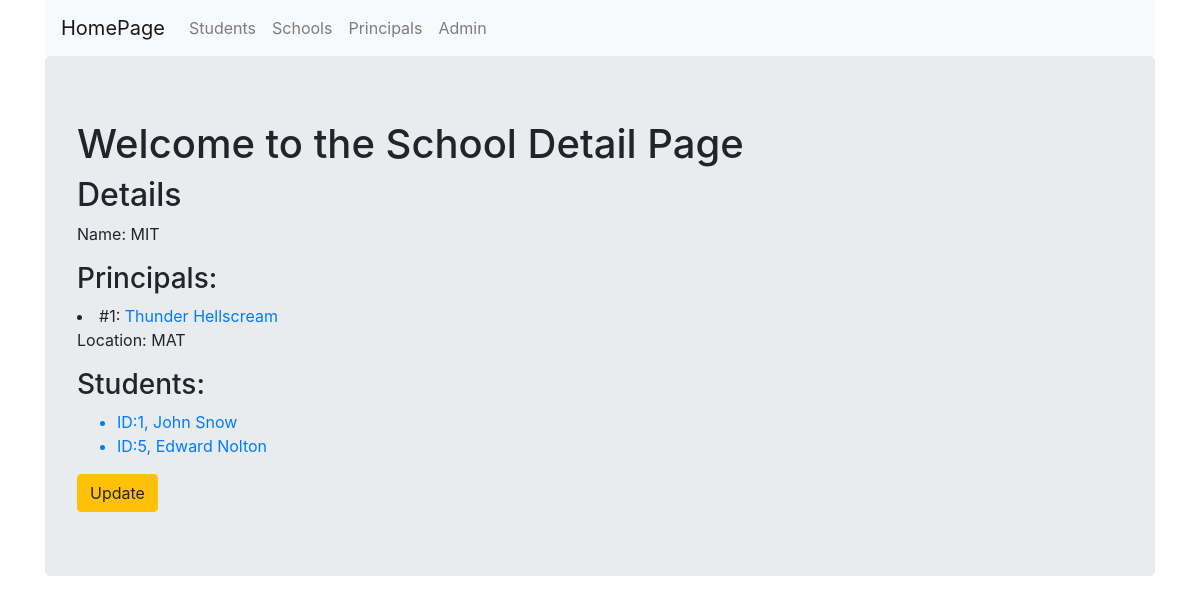
The app's page /CRUD_System/schools/1, older data.
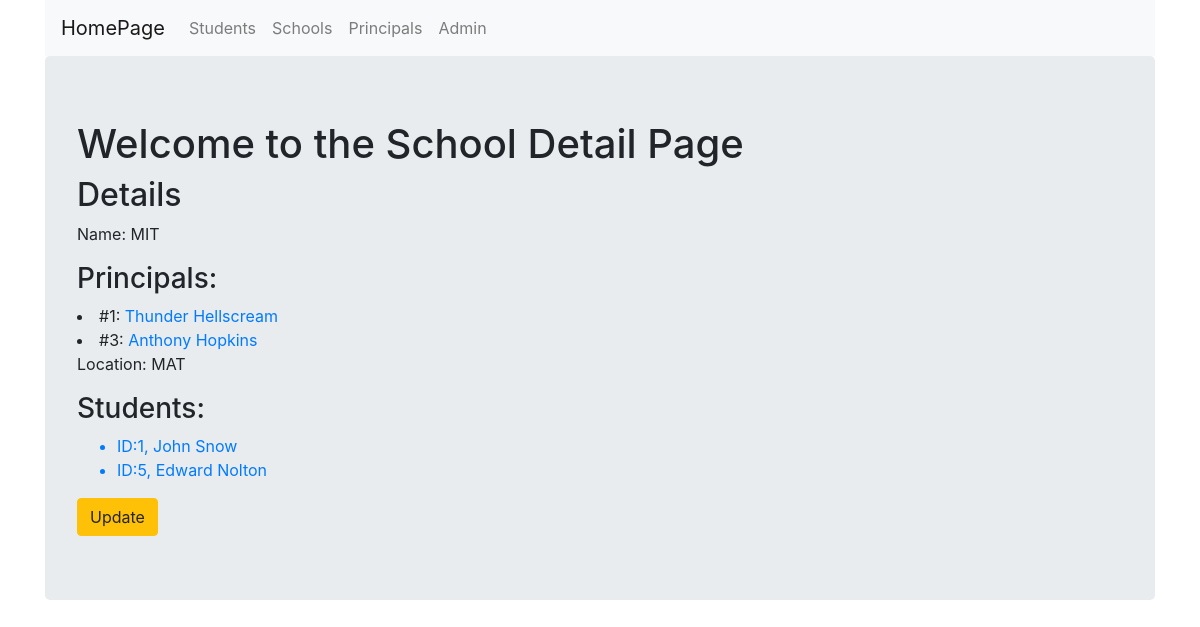
The same page, newer data.
### CRUD_System/models.py (models this page shows, shortened)
class Principal(models.Model):
    name = models.CharField(max_length = 256)
    last_name = models.CharField(max_length = 256)
    school = models.ForeignKey(School, on_delete=models.CASCADE, related_name='principal')

class Student(models.Model):
    name = models.CharField(max_length = 256)
    last_name = models.CharField(max_length = 256)
    school = models.ForeignKey(School, on_delete=models.CASCADE, related_name='students')

### CRUD_System/views.py (the view)
# urls.py: path('schools/<int:pk>', views.SchoolDetailView.as_view(), name='school_details'),
class SchoolDetailView(DetailView):
    context_object_name = 'school_details'
    model = models.School
    template_name = 'CRUD_System/CRUD_DetailView.html'

### CRUD_System/templates/CRUD_System/CRUD_DetailView.html (shortened to what this page needs)
{% extends 'CRUD_System/CRUD_System_base.html' %}
{% block body_block %}
{% if school_details %}
    <h1>Welcome to the School Detail Page</h1>
    <h2>Details</h2>
    <p>Name: {{school_details.name }}</p>
    {% if school_details.principal.all.0 %}
        <h3>Principals:</h3>
        {% for person in school_details.principal.all%}
            <li>#{{ person.id }}: <a href="{% url 'CRUD_System:principal_details' person.id %}">{{ person.name }} {{ person.last_name}}</a></li>
        {% endfor %}
    {% else%}
        <p>Principal: NONE</p>
    {% endif %}
    <p>Location: {{ school_details.location }}</p>
    <h3>Students:</h3>
    <ul>
        {% for student in school_details.students.all %}
        <a href="{% url 'CRUD_System:student_details' student.id%}">
            <li>ID:{{ student.id}}, {{student.name}} {{student.last_name}}</li>
        </a>
        {% endfor %}
    </ul>
    <a href="{% url 'CRUD_System:school_update' school_details.id%}">
        <input type="submit" name="" id="" class='btn btn-warning' value='Update'>
    </a>
{% endif %}
{% endblock %}

Row changes from the older to the newer data that the page shows:
added Principal: id "3", name "Anthony", last_name "Hopkins"
